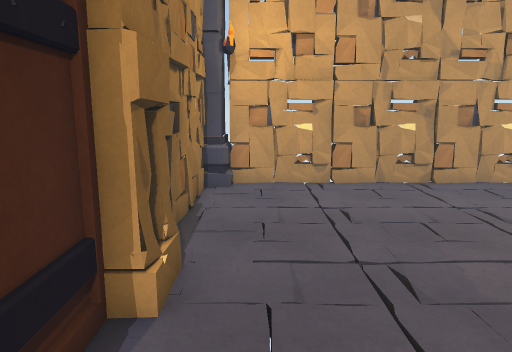
view 1 (above)

12 first-person views from a walk through a 3-D level made in the Unity game engine. The camera is 1.4 m above the floor, tilts 10° down and sees 70° across. The floor is counted in squares, 0.5 m on a side. Each view is taken from the middle of a square. On the plan, view 1 faces up. The plan holds only what a view shows up to about 20 squares ahead; the rest is blank. The place goes on beyond the plan. The player character is not drawn.

view 2
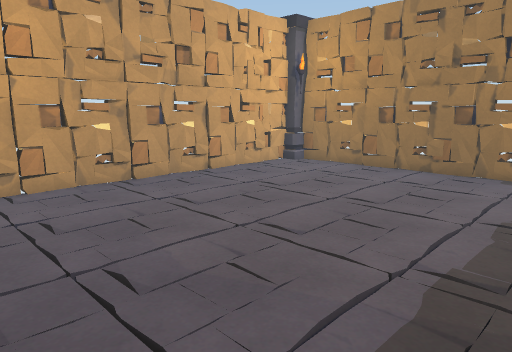

view 3
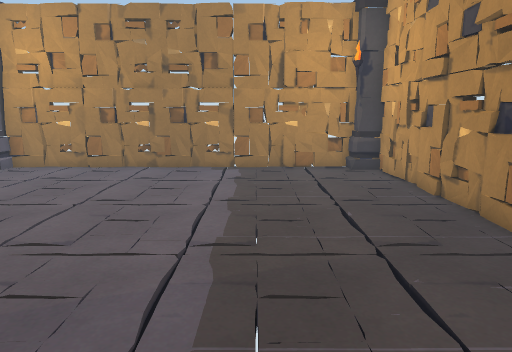

view 4
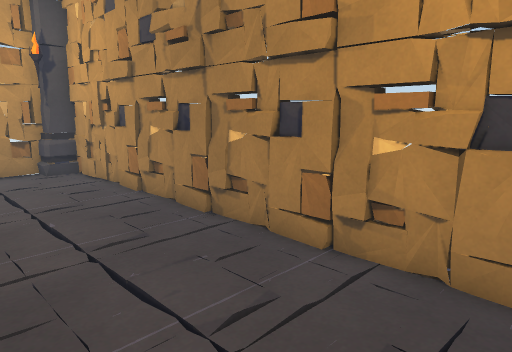

view 5
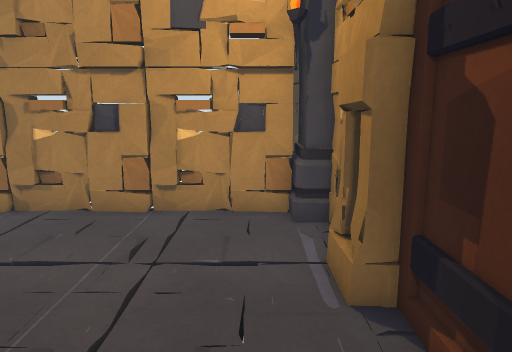

view 6
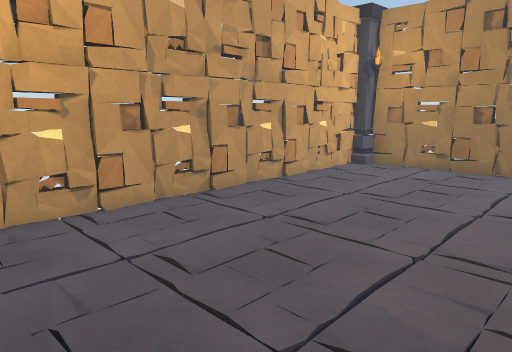

view 7
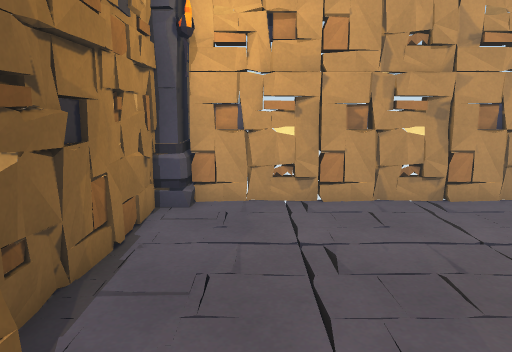

view 8
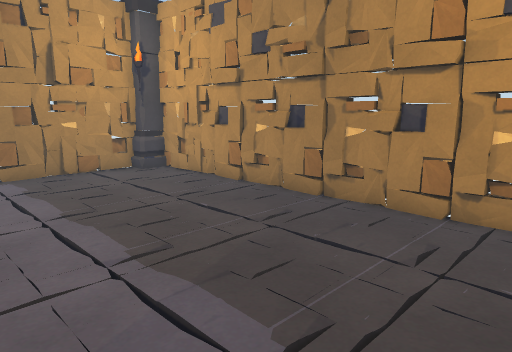

view 9
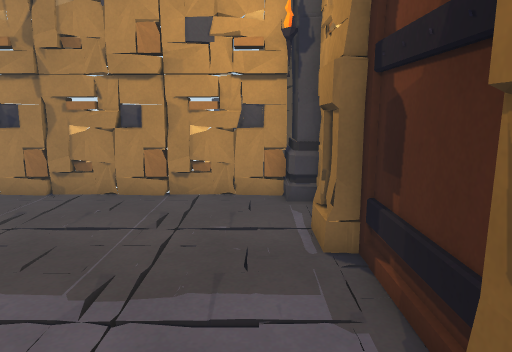

view 10
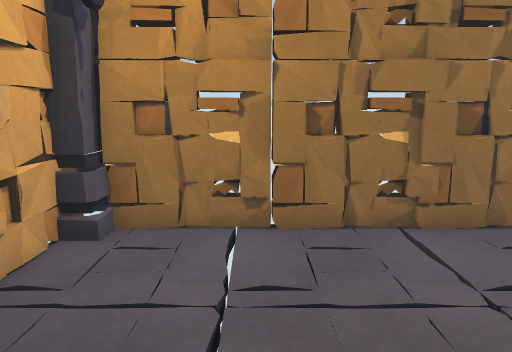

view 11
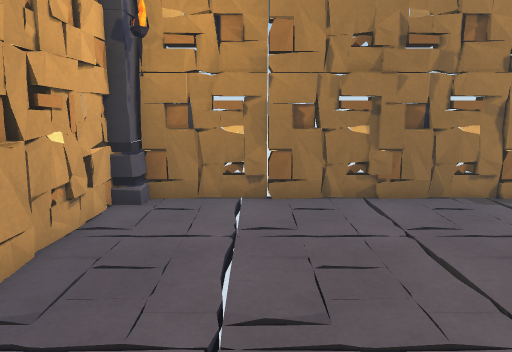

view 12
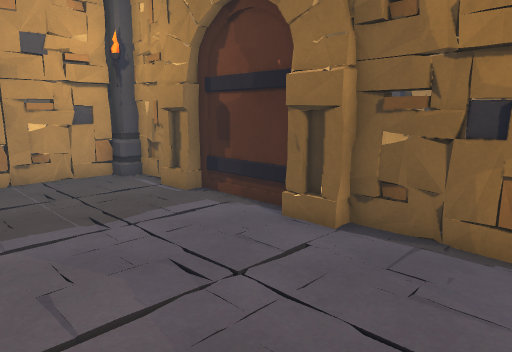

### Floor plan
Key: @ floor where view 1 was taken; # wall or solid block; . floor; = window, fence, low wall or low ledge; C column; T torch; A arch.
Columns run from 3 left of view 1 to 19 right of it. Each row starts with its distance up from view 1.
 16 C #
 15 C ###             ### C
 14 C T#################CCC
 13  #...................#
 12  #...................#
 11  #...................#
 10  #...................#
  9 ##...................#
  8  #...................#
  7  #...................#
  6  AA..................#
  5  AA..................#
  4  #...................#
  3  #...................#
  2  #...................#
  1  #...................#
  0  AA@.................#
 -1  AA..................#
 -2   ...................#
 -3  #................. =#
 -4  #................. ##
 -5  ####################
 -6   ############   #

Positions as (right, up) in squares from view 1, and headings:
1: (0, 0), facing up
2: (0, 0), facing up-right
3: (-1, 1), facing right
4: (-1, 1), facing down-right
5: (0, 5), facing down
6: (-1, 4), facing up-right
7: (1, 3), facing up
8: (0, 5), facing down-right
9: (0, 7), facing down
10: (9, 10), facing right
11: (6, 10), facing right
12: (6, 11), facing down-left
